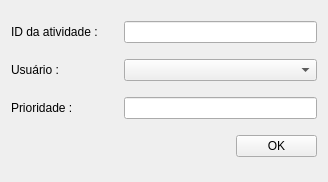
<?xml version="1.0" encoding="UTF-8"?>
<ui version="4.0">
 <class>Form</class>
 <widget class="QWidget" name="Form">
  <property name="geometry">
   <rect>
    <x>0</x>
    <y>0</y>
    <width>328</width>
    <height>182</height>
   </rect>
  </property>
  <property name="windowTitle">
   <string>Form</string>
  </property>
  <layout class="QGridLayout" name="gridLayout">
   <item row="0" column="0">
    <widget class="QLabel" name="label">
     <property name="text">
      <string>ID da atividade :</string>
     </property>
    </widget>
   </item>
   <item row="0" column="1" colspan="2">
    <widget class="QLineEdit" name="activity_id_le"/>
   </item>
   <item row="1" column="0">
    <widget class="QLabel" name="label_2">
     <property name="text">
      <string>Usuário :</string>
     </property>
    </widget>
   </item>
   <item row="1" column="1" colspan="2">
    <widget class="QComboBox" name="users_cb"/>
   </item>
   <item row="2" column="0">
    <widget class="QLabel" name="label_3">
     <property name="text">
      <string>Prioridade :</string>
     </property>
    </widget>
   </item>
   <item row="2" column="1" colspan="2">
    <widget class="QLineEdit" name="priority_le"/>
   </item>
   <item row="3" column="0" colspan="2">
    <spacer name="horizontalSpacer">
     <property name="orientation">
      <enum>Qt::Horizontal</enum>
     </property>
     <property name="sizeHint" stdset="0">
      <size>
       <width>219</width>
       <height>20</height>
      </size>
     </property>
    </spacer>
   </item>
   <item row="3" column="2">
    <widget class="QPushButton" name="ok_btn">
     <property name="text">
      <string>OK</string>
     </property>
    </widget>
   </item>
  </layout>
 </widget>
 <resources/>
 <connections/>
</ui>
